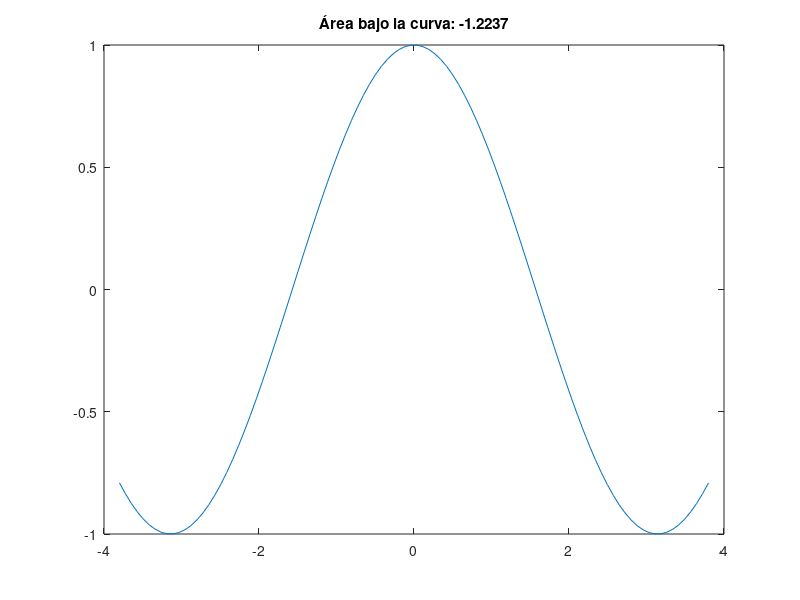

This figure's MATLAB source:
%{
    SI727576 - Edgar Guzmán Claustro
    IS727272 - Marco Ricardo Cordero Hernández

    Manual de funciones

    integral
%}

clc, clear, close all

f_cos = @(x) cos(x);
result_cos = integral(f_cos, -3.8, 3.8);
x = linspace(-3.8, 3.8);

y_cos = cos(x);subplot(1,1,1);
plot(x, y_cos);
title('Subplot 1: cos(x)');
subtitle = ['Área bajo la curva: ' num2str(result_cos)];
title(subtitle);
